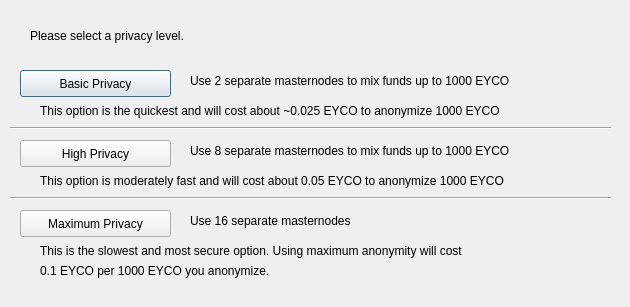
<?xml version="1.0" encoding="UTF-8"?>
<ui version="4.0">
 <class>DarksendConfig</class>
 <widget class="QDialog" name="DarksendConfig">
  <property name="geometry">
   <rect>
    <x>0</x>
    <y>0</y>
    <width>630</width>
    <height>307</height>
   </rect>
  </property>
  <property name="windowTitle">
   <string>Configure Darksend</string>
  </property>
  <widget class="QPushButton" name="buttonBasic">
   <property name="geometry">
    <rect>
     <x>20</x>
     <y>70</y>
     <width>151</width>
     <height>27</height>
    </rect>
   </property>
   <property name="text">
    <string>Basic Privacy</string>
   </property>
  </widget>
  <widget class="QPushButton" name="buttonHigh">
   <property name="geometry">
    <rect>
     <x>20</x>
     <y>140</y>
     <width>151</width>
     <height>27</height>
    </rect>
   </property>
   <property name="text">
    <string>High Privacy</string>
   </property>
  </widget>
  <widget class="QPushButton" name="buttonMax">
   <property name="geometry">
    <rect>
     <x>20</x>
     <y>210</y>
     <width>151</width>
     <height>27</height>
    </rect>
   </property>
   <property name="text">
    <string>Maximum Privacy</string>
   </property>
  </widget>
  <widget class="QLabel" name="label">
   <property name="geometry">
    <rect>
     <x>30</x>
     <y>20</y>
     <width>571</width>
     <height>31</height>
    </rect>
   </property>
   <property name="text">
    <string>Please select a privacy level.</string>
   </property>
  </widget>
  <widget class="QLabel" name="label_2">
   <property name="geometry">
    <rect>
     <x>190</x>
     <y>70</y>
     <width>421</width>
     <height>21</height>
    </rect>
   </property>
   <property name="text">
    <string>Use 2 separate masternodes to mix funds up to 1000 EYCO</string>
   </property>
  </widget>
  <widget class="QLabel" name="label_3">
   <property name="geometry">
    <rect>
     <x>190</x>
     <y>140</y>
     <width>411</width>
     <height>21</height>
    </rect>
   </property>
   <property name="text">
    <string>Use 8 separate masternodes to mix funds up to 1000 EYCO</string>
   </property>
  </widget>
  <widget class="QLabel" name="label_4">
   <property name="geometry">
    <rect>
     <x>190</x>
     <y>210</y>
     <width>421</width>
     <height>21</height>
    </rect>
   </property>
   <property name="text">
    <string>Use 16 separate masternodes</string>
   </property>
  </widget>
  <widget class="QLabel" name="label_6">
   <property name="geometry">
    <rect>
     <x>40</x>
     <y>100</y>
     <width>561</width>
     <height>21</height>
    </rect>
   </property>
   <property name="text">
    <string>This option is the quickest and will cost about ~0.025 EYCO to anonymize 1000 EYCO</string>
   </property>
  </widget>
  <widget class="QLabel" name="label_7">
   <property name="geometry">
    <rect>
     <x>40</x>
     <y>170</y>
     <width>561</width>
     <height>21</height>
    </rect>
   </property>
   <property name="text">
    <string>This option is moderately fast and will cost about 0.05 EYCO to anonymize 1000 EYCO</string>
   </property>
  </widget>
  <widget class="QLabel" name="label_8">
   <property name="geometry">
    <rect>
     <x>40</x>
     <y>240</y>
     <width>561</width>
     <height>21</height>
    </rect>
   </property>
   <property name="text">
    <string>This is the slowest and most secure option. Using maximum anonymity will cost</string>
   </property>
  </widget>
  <widget class="QLabel" name="label_9">
   <property name="geometry">
    <rect>
     <x>40</x>
     <y>260</y>
     <width>561</width>
     <height>21</height>
    </rect>
   </property>
   <property name="text">
    <string>0.1 EYCO per 1000 EYCO you anonymize.</string>
   </property>
  </widget>
  <widget class="Line" name="line">
   <property name="geometry">
    <rect>
     <x>10</x>
     <y>120</y>
     <width>601</width>
     <height>16</height>
    </rect>
   </property>
   <property name="orientation">
    <enum>Qt::Horizontal</enum>
   </property>
  </widget>
  <widget class="Line" name="line_2">
   <property name="geometry">
    <rect>
     <x>10</x>
     <y>190</y>
     <width>601</width>
     <height>16</height>
    </rect>
   </property>
   <property name="orientation">
    <enum>Qt::Horizontal</enum>
   </property>
  </widget>
 </widget>
 <resources/>
 <connections/>
</ui>
